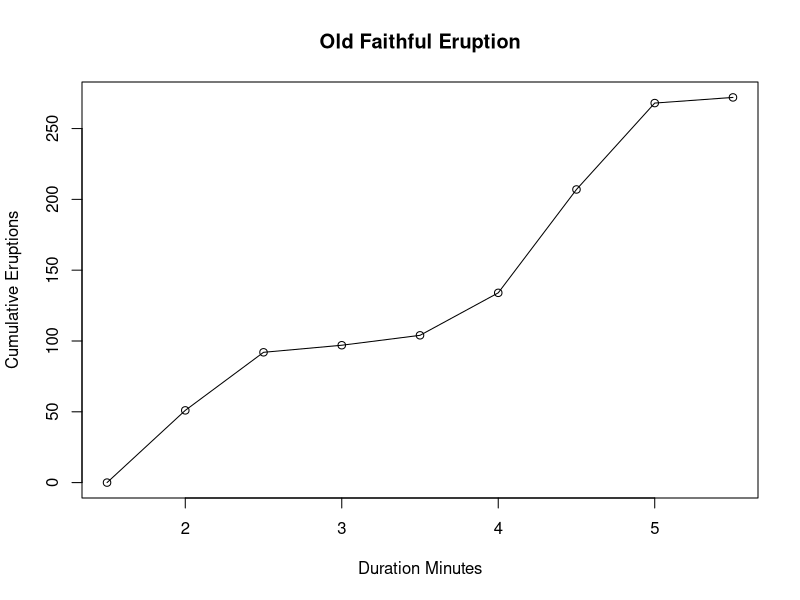
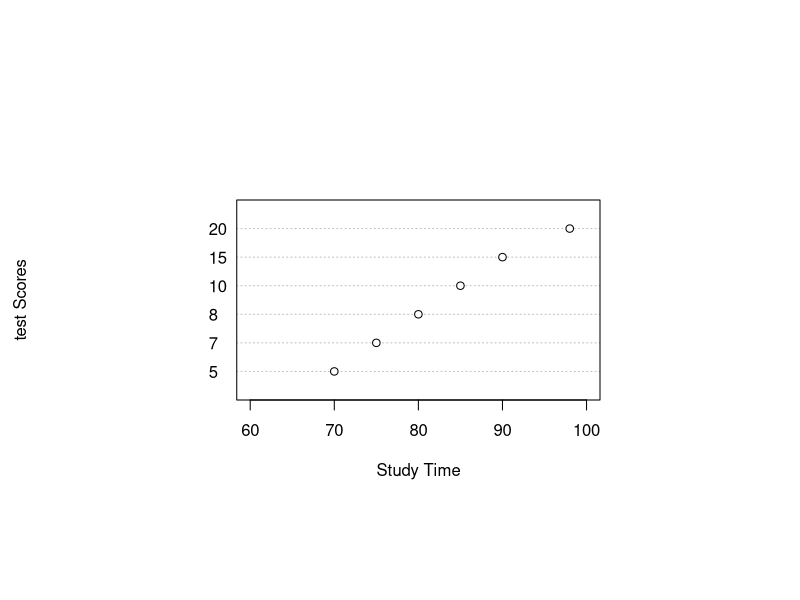
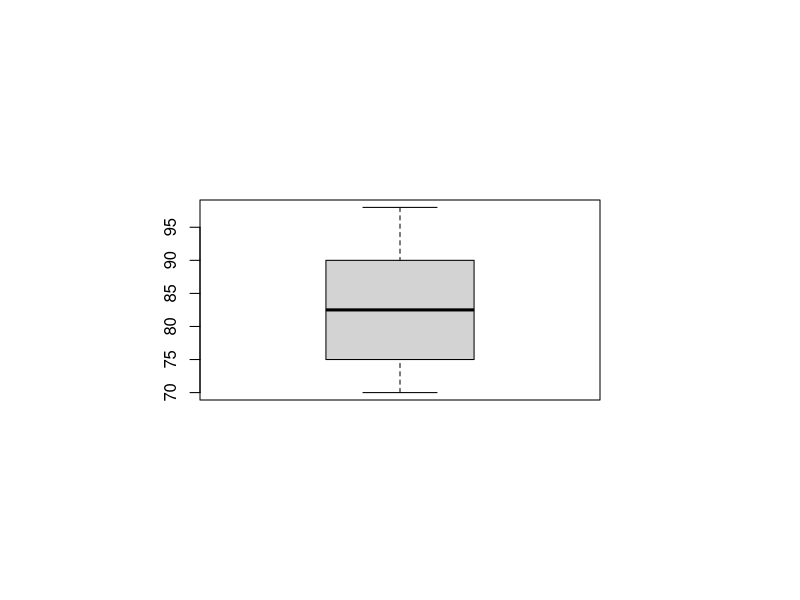

Recreate these plots in R, in order. (Note: this script raises an error after producing the figures.)
duration <- faithful$eruptions
duration

#break sare half integer sequence

breaks <- seq(1.5, 5.5, by =0.5)
duration.cut <- cut(duration, breaks, right = FALSE)

duration.freq <- table(duration.cut)

#creage an ogive graph
cumfreq <- c(0, cumsum(duration.freq))

plot(breaks, 
     cumfreq, 
     main = "Old Faithful Eruption",
     xlab = "Duration Minutes",
     ylab = "Cumulative Eruptions",
     lines(breaks, cumfreq))


duration <- faithful$eruptions
stem(duration)

#scatterplot
scores <- c(70, 75, 80,85,90,98)
hours <- c(5,7,8,10,15,20)
par(mai = c(2,2,2,2))

dotchart(scores,
         hours,
         xlab = "Study Time",
         ylab = "test Scores",
         xlim = c(60,100))
boxplot(scores)

boxplot(scores, ylab = "Test Scores",ylim = c(0,100,10))

install.packages("ggplot2")
library(ggplot2)


results = data.frame(hours.scores)
results

ggplot(results,aes(x=hours, y=scores)+ geom_point() + 
         labs(title = "hours spent studying and test scores",
              x = "hours styding", y = "Test scores"))
